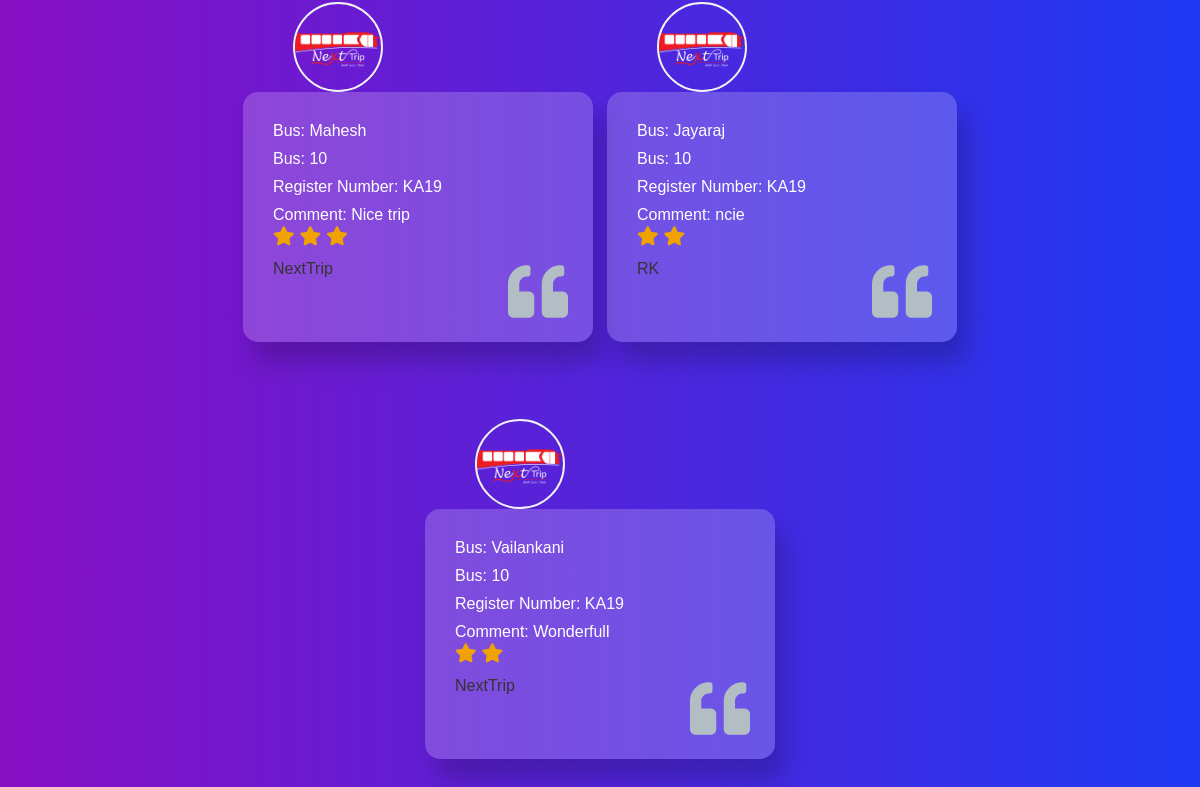
Page /reviews/all/ (lower part) on the earlier database version.
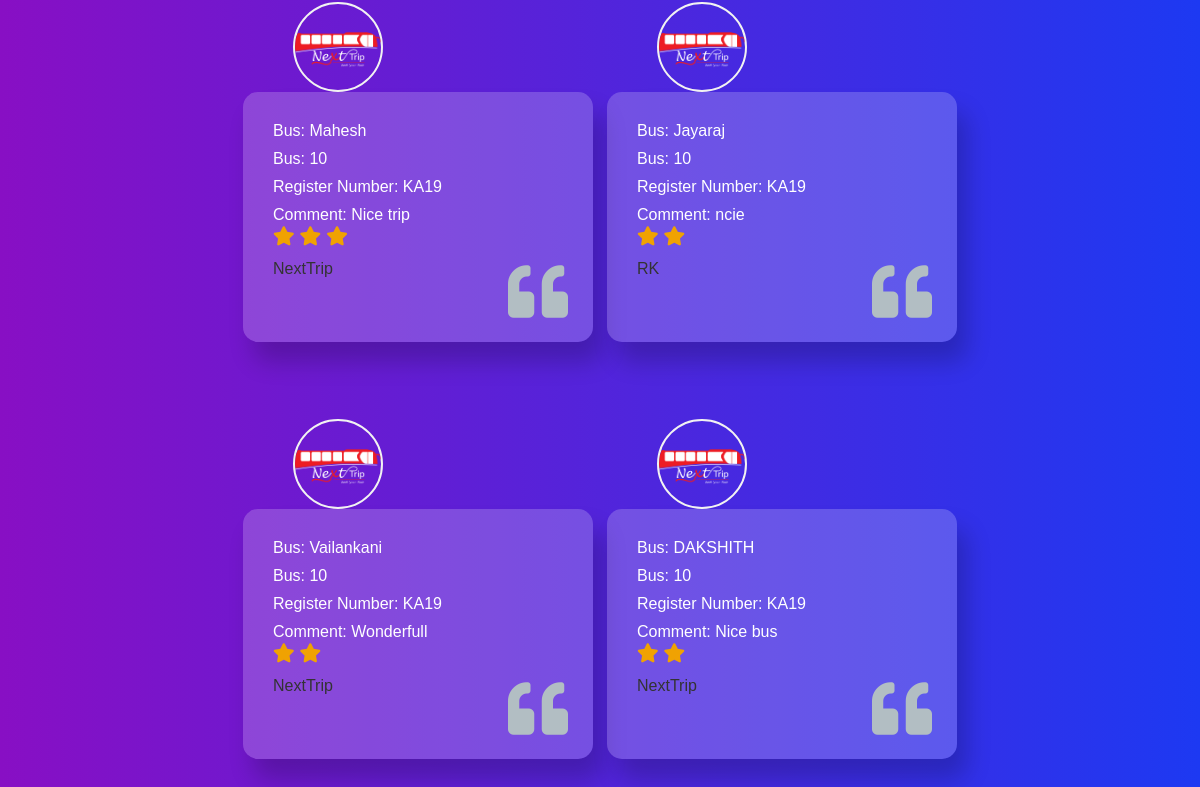
Same page on the later database version.
### reviews/models.py (models this page shows, shortened)
class Review(models.Model):
    bus = models.ForeignKey(Bus, on_delete=models.CASCADE)
    user = models.ForeignKey(User, on_delete=models.CASCADE)
    rating = models.IntegerField()  # Rating out of 5
    comment = models.TextField(blank=True)
    created_at = models.DateTimeField(auto_now_add=True)

### nextbus/models.py (models this page shows)
class Bus(models.Model):
    number = models.CharField(max_length=20)
    name = models.CharField(max_length=100)
    reg_number = models.CharField(max_length=20)
    capacity = models.IntegerField()
    def __str__(self):
        return self.name

### reviews/views.py (the view)
# urls.py: path('all/', views.all_reviews, name='all_reviews'),
def all_reviews(request):
    reviews = Review.objects.all()
    buses = Bus.objects.all()  # Or use a more specific query to get the required bus details
    bus_details = [{'number': bus.number, 'reg_number': bus.reg_number} for bus in buses]
    return render(request, 'reviews/all_reviews.html', {'reviews': reviews, 'bus_details': bus_details})

### reviews/templates/reviews/all_reviews.html (shortened to what this page needs)
 {% load static %}
<!DOCTYPE html>
<html lang="en">
<head>
  <link rel="stylesheet" href="https://cdnjs.cloudflare.com/ajax/libs/font-awesome/4.7.0/css/font-awesome.min.css">
  <link rel="stylesheet" href="https://cdnjs.cloudflare.com/ajax/libs/font-awesome/5.15.4/css/all.min.css">
</head>
<body>
  <div class="wrapper">
    <div class="cards">
      {% for review in reviews %}
      <div class="card">
        <img src="{% static 'loginpage/Next Trip white.png' %}" alt="bus img">
          <p>Bus: {{ review.bus }}</p>
          <p>Bus: {{ bus_details.0.number }}
          <p>Register Number: {{ bus_details.0.reg_number }}</p>
        <p class="comment">Comment: {{ review.comment }}</p>
        <div class="rating">
          {% for _ in "x"|rjust:review.rating %}
          <i class="fas fa-star" id="star"></i>
          {% endfor %}
        </div>
        <h4>{{ review.user }}</h4>
        <i class="fa fa-quote-left" id="quote"></i>
      </div>
      {% empty %}
      <p>No reviews found for this bus.</p>
      {% endfor %}
    </div>
  </div>
</body>
</html>

Differences in the rows shown:
added Review: bus "DAKSHITH", {{ bus_details.0.number }} "10", {{ bus_details.0.reg_number }} "KA19", comment "Nice bus", rating 2 (drawn), user "NextTrip"
